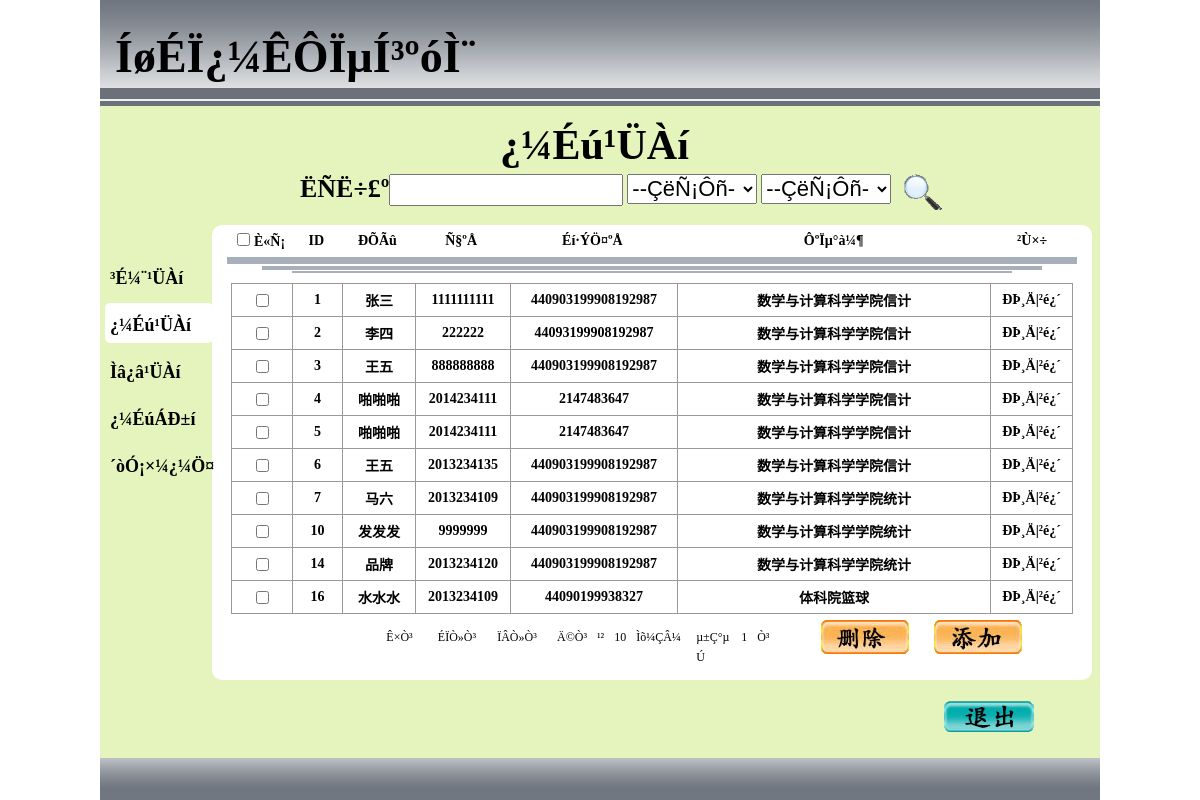
The page /studentmanage.php on the database its author committed.
### tables this page shows
CREATE TABLE `mastudent` (
  `id` int(11) NOT NULL AUTO_INCREMENT,
  `username` varchar(255) DEFAULT NULL,
  `stunumber` int(20) DEFAULT NULL,
  `myid` varchar(225) DEFAULT NULL,
  `xueyuan` varchar(255) DEFAULT NULL,
  `major` varchar(255) DEFAULT NULL,
  `sex` varchar(255) DEFAULT NULL,
  `usualscore` int(11) DEFAULT NULL,
  `allscore` int(11) DEFAULT NULL,
  `machscore` int(11) DEFAULT NULL,
  `page` int(11) DEFAULT NULL,
  `photo` varchar(255) DEFAULT NULL,
  `teachermassage` varchar(255) DEFAULT NULL,
  PRIMARY KEY (`id`)
);

### studentmanage.php (the view, shortened to what this page needs)
<!DOCTYPE html PUBLIC "-//W3C//DTD XHTML 1.0 Transitional//EN" "http://www.w3.org/TR/xhtml1/DTD/xhtml1-transitional.dtd">
<html xmlns="http://www.w3.org/1999/xhtml">
<head>
<link href="style/StudentsManage.css" type="text/css" media="all" rel="stylesheet" />
</head>
<body ondragstart="return false" draggable="return false"
        ondragenter="return false"
        ondragover="return false"
        ondrop="return false"
        onpaste="return false"  >
        <?php
        $sql = "select * from mastudent";
        $result = mysql_query($sql);
        $numbers = mysql_num_rows($result);
        $page_size=10;
        $page_num=ceil($numbers/$page_size);
		if (isset($_GET['page']))
		    {
		        $page = intval($_GET['page']);
		    }
		    else
		    {
		        $page = 1;
		    }
			$lastpage=$page_num;
        ?>
<div id="all">
  <div class="banner">
    <div class="banner_f1">
      <div class="banner_font"><strong>ÍøÉÏ¿¼ÊÔÏµÍ³ºóÌ¨</strong></div>
    </div>
    <div class="banner_f2"> </div>
    <div class="banner_f3"></div>
    <div class="banner_f4"></div>
  </div>
  <div class="main">
    <div class="main_font">¿¼Éú¹ÜÀí</div>
    <div class="f1">
       <form>
      <div class="f1_font">ËÑË÷£º</div>
      <div class="f1_input">
        <input type="text"  id="f1_input" />
      </div>
      <select id="s1"  >
        <option value="ÇëÑ¡Ôñ">--ÇëÑ¡Ôñ--</option>
      </select>
      <select  id="s2" class="sele">
        <option >--ÇëÑ¡Ôñ--</option>
      </select>
      <div class="search_img">
        <input type="image" src="images/fangdajing.gif" id="search_img" />
      </div>
    </form>
    </div>
    <div class="f2">
      <div class="f2_l">
        <ul class="ul">
          <li class="blank"></li>
          <li class="z"><a href="resultmanage.php">³É¼¨¹ÜÀí</a></li>
          <li class="z"><a href="studentmanage.php">¿¼Éú¹ÜÀí</a></li>
          <li class="z"><a href="question.php">Ìâ¿â¹ÜÀí</a></li>
          <li class="z"><a href="studentlist.php">¿¼ÉúÁÐ±í</a></li>
          <li class="z"><a href="print.php">´òÓ¡×¼¿¼Ö¤</a></li>
        </ul>
      </div>
      <div class="f2_r">
        <form action="shanchu.php" id="myfrom">
          <div class="message">
            <table class="table">
              <tr>
                <td class="td1"><input type="checkbox" class="cc" />
                  È«Ñ¡</td>
                <td class="td2">ID</td>
                <td class="td3">ÐÕÃû</td>
                <td class="td4">Ñ§ºÅ</td>
                <td class="td5">Éí·ÝÖ¤ºÅ</td>
                <td class="td6">ÔºÏµ°à¼¶</td>
                <td class="td7">²Ù×÷</td>
              </tr>
            </table>
            <div class="hr1"></div>
            <div class="hr2"></div>
            <div class="hr3"></div>
            <div class="message_f2">
              <table class="table">
               <?php
               $offset=$page_size*($page-1);
               $query="select * from mastudent limit $offset,$page_size";
               $result=mysql_query($query);
             if($result==true){
            	 while(@$myrow=mysql_fetch_array($result)){
				?>
				<tr>
				<td class="td1"><input type="checkbox" class="c" name="del[]" value="<?php echo $myrow['id'];?>"/></td>
				<td class="td2"><?php echo $myrow["id"];?></td>
				<td class="td3"><?php echo $myrow["username"];?></td>
				<td class="td4"><?php echo $myrow["stunumber"];?></td>
				<td class="td5"><?php echo $myrow["myid"]; ?></td>
				<td class="td6"><?php echo $myrow["xueyuan"].$myrow["major"];?></td>
				<td class="td7"><a href="changemassege.php?id=<?php echo $myrow['id'];?>">ÐÞ¸Ä</a>|<a href="studentmassege.php?id=<?php echo $myrow["id"];?>">²é¿´</a></td>
				</tr>
				<?php }
				} ?>
               </table>
            </div>
            <div class="message_f3">
              <div class="span_ul">
       				<?php
       				if($page!=1){?>
						<div class="span_1">
						<a href="studentmanage.php?page=1">Ê×Ò³</a>
						</div>
						<div class="span_2">
						<a href="studentmanage.php?page=<?php echo ($page-1);?>">ÉÏÒ»Ò³</a></div>
						<?php }else {?>
						<div class="span_1">Ê×Ò³</div>
						<div class="span_2">ÉÏÒ»Ò³</div>
						<?php }
						if($page!=$lastpage){?>
						<div class="span_3">
						<a href="studentmanage.php?page=<?php echo ($page+1); ?>">ÏÂÒ»Ò³</a> </div>
						<div class="span_4">
						<a href="studentmanage.php?page=<?php echo $lastpage;?>">Ä©Ò³</a></div>
						<?php }else {?>
							<div class="span_3">ÏÂÒ»Ò³ </div>
							<div class="span_4">Ä©Ò³</div>
						<?php }?>
                <div class="span_5">¹²</div>
                <div class="span_6"> <?php echo $page_size;?></div>
                <div class="span_7">Ìõ¼ÇÂ¼</div>
                <div class="span_8">µ±Ç°µÚ</div>
                <div class="span_9"><?php echo $page;?> </div>
                <div class="span_10">Ò³</div>
              </div>
              <div class="shanchu"><input type="image" src="images/shanchu.gif" id="shanchu" onclick="sent()"/></div>
              <div class="tianjia"><a href="addstudent.php"><img src="images/tianjia.gif" id="tianjia" /></a></div>
              </div>
          </div>
        </form>
      </div>
    </div>
    <div class="f3">
      <div class="back6"><a href="index.php"><img src="images/back6.gif" id="back6" /></a></div>
    </div>
  </div>
  <div class="footer"> </div>
</div>
</body>
</html>

### style/StudentsManage.css (style rules this page uses)
* { margin: 0; padding: 0; word-wrap: break-word; word-break: normal; white-space: normal; word-break: break-all; }
ul { list-style: none; }
img { border-width: 0; }
#all { width: 1000px; height: 800px; margin: 0 auto; }
.banner { width: 1000px; height: 106px; overflow: hidden; }
.banner_f1 { width: 1000px; height: 88px; background-image: url(../images/001.png); overflow: hidden; }
.banner_font { font-size: 46px; color: #000; float: left; display: inline; margin-left: 15px; margin-top: 30px; }
.banner_f2 { width: 1000px; height: 11px; background-color: #6C7079; overflow: hidden; }
.banner_f3 { width: 1000px; height: 2px; background-color: #ECF2F2; overflow: hidden; }
.banner_f4 { width: 1000px; height: 5px; background-color: #6C7079; overflow: hidden; }
.main { width: 1000px; height: 652px; background-color: #E5F4BD; }
.main_font { font-size: 42px; font-weight: bold; color: #000; float: left; display: inline; margin-left: 400px; margin-top: 15px; }
.f1 { width: 1000px; height: 36px; position: relative; overflow: hidden; margin-top: 5px; }
.search_img { float: left; position: relative; top: -1px; left: 10px; }
#search_img { height: 42px; }
.f1_font { float: left; display: inline; font-size: 26px; font-weight: bold; margin-left: 200px; }
.f1_input { float: left; }
#f1_input { height: 28px; width: 230px; font-size: 26px; }
#s1 { float: left; width: 130px; margin-left: 4px; font-size: 22px; height:30px; }
#s2 { height:30px; float: left; width: 130px; margin-left: 4px; font-size: 22px; }
.f2 { width: 1000px; height: 455px; position: relative; margin-top: 15px; }
.f2_l { width: 112px; height: 455px; float: left; }
.ul { float: left; display: inline; list-style: none; margin-left: 10px; margin-top: 43px; position: absolute; }
.ul li { margin-bottom: 26px; font-size: 18px; font-weight: bold; }
.blank { position: absolute; background-color: #FFF; z-index: 1; width: 108px; height: 40px; left: -5px; top: 35px; border-radius: 5px; }
.z { position: relative; z-index: 3; }
.ul a { text-decoration: none; color: #000; }
.f2_r { width: 880px; height: 455px; float: left; background-color: #FFF; border-radius: 10px; position: relative; }
.message { width: 880px; height: 455px; overflow: hidden; }
.message_f2 { width: 880px; font-weight: bold; text-align: center; padding-top:10px; }
.table { border-collapse:collapse; font-size:14px; font-weight:bold; margin:0 auto; width:842px; text-align:center; }
.table a { text-decoration:none; color:#000; }
.table td { height:32px; padding:0 2px 0 2px; }
.message_f2 td { border:1px solid #999; }
.td1 { width:56px; }
.td2 { width:45px; }
.td3 { width:68px; }
.td4 { width:90px; }
.td5 { width:162px; }
.td6 { width:308px; }
.td7 { width:77px; }
.hr1 { width: 850px; height: 7px; background-color: #A7AFBA; overflow: hidden; margin: 0 auto; }
.hr2 { width: 780px; height: 4px; background-color: #A7AFBA; overflow: hidden; margin: 0 auto; margin-top: 2px; }
.hr3 { width: 720px; height: 2px; background-color: #A7AFBA; overflow: hidden; margin: 0 auto; margin-top: 1px; overflow: hidden; }
.message_f3 { width: 880px; height: 56px; position: relative; }
.span_ul { display: inline; float: left; margin-left: 160px; margin-top: 13px; position: relative; }
.span_ul div { float: left; display: inline; font-size: 12px; height: 20px; line-height: 20px; }
.span_ul a { font-size: 12px; text-decoration: none; color: #000; }
.span_1 { width: 55px; text-align: center; }
.span_2 { width: 60px; text-align: center; }
.span_3 { width: 60px; text-align: center; }
.span_4 { width: 50px; text-align: center; }
.span_5 { text-align: center; }
.span_6 { padding-left: 10px; padding-right: 10px; text-align: center; }
.span_7 { width: 60px; text-align: left; }
.span_8 { width: 40px; text-align: left; }
.span_9 { padding-left: 5px; padding-right: 10px; }
.shanchu { position: absolute; left: 607px; top: 5px; }
.tianjia { position: absolute; left: 720px; top: 5px; }
.f3 { width: 1000px; height: 78px; position: relative; }
.back6 { left: 843px; position: absolute; top: 20px; }
.footer { width: 1000px; height: 42px; background-image: url(../images/002.png); }
#s1 { float: left; height: 30px; width: 130px; margin-left: 4px; font-size: 22px; }
#s2 { float: left; width: 130px; margin-left: 4px; font-size: 22px; height: 30px; }

### rows shown on the page
mastudent: id "1", username "张三", stunumber "1111111111", myid "440903199908192987", xueyuan "数学与计算科学学院", major "信计"
mastudent: id "2", username "李四", stunumber "222222", myid "44093199908192987", xueyuan "数学与计算科学学院", major "信计"
mastudent: id "3", username "王五", stunumber "888888888", myid "440903199908192987", xueyuan "数学与计算科学学院", major "信计"
mastudent: id "4", username "啪啪啪", stunumber "2014234111", myid "2147483647", xueyuan "数学与计算科学学院", major "信计"
mastudent: id "5", username "啪啪啪", stunumber "2014234111", myid "2147483647", xueyuan "数学与计算科学学院", major "信计"
mastudent: id "6", username "王五", stunumber "2013234135", myid "440903199908192987", xueyuan "数学与计算科学学院", major "信计"
mastudent: id "7", username "马六", stunumber "2013234109", myid "440903199908192987", xueyuan "数学与计算科学学院", major "统计"
mastudent: id "10", username "发发发", stunumber "9999999", myid "440903199908192987", xueyuan "数学与计算科学学院", major "统计"
mastudent: id "14", username "品牌", stunumber "2013234120", myid "440903199908192987", xueyuan "数学与计算科学学院", major "统计"
mastudent: id "16", username "水水水", stunumber "2013234109", myid "44090199938327", xueyuan "体科院", major "篮球"

### other values the page prints
$page_size "10"
$page "1"
